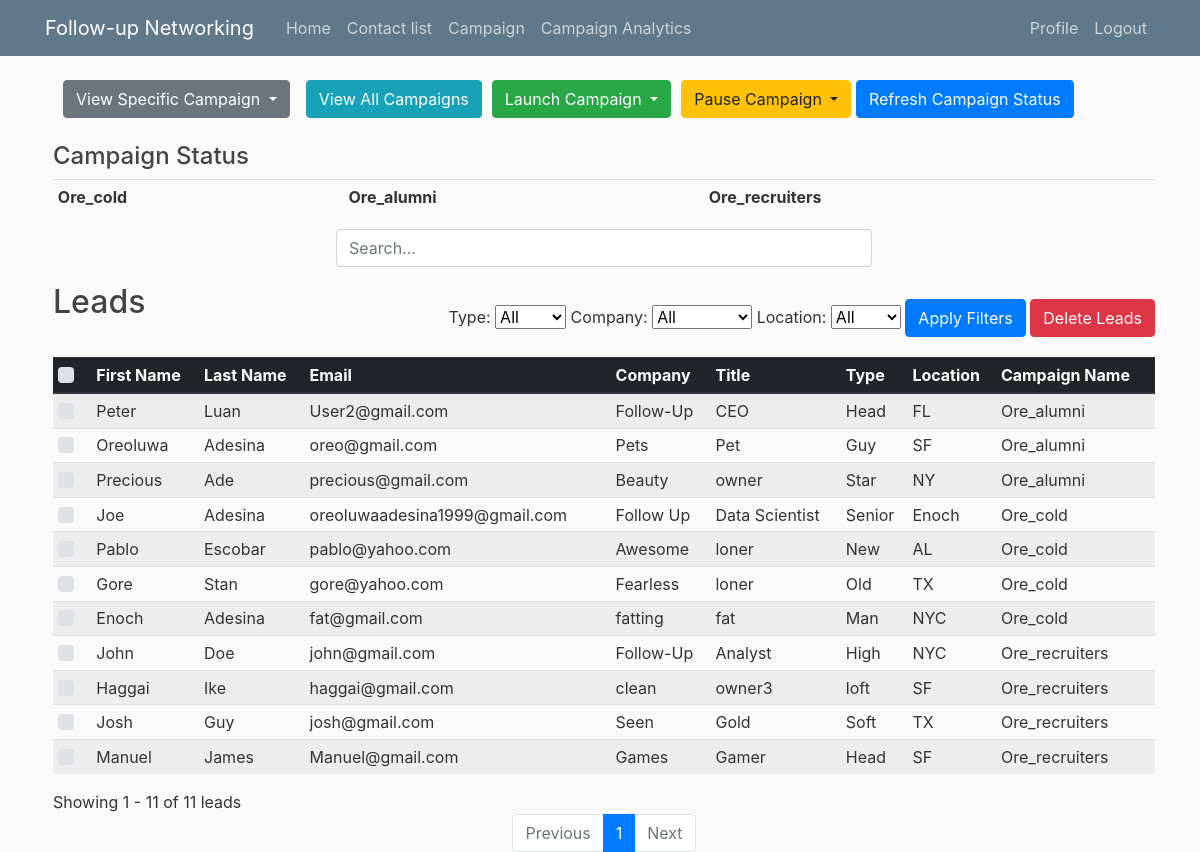
Screenshot of /campaign/ (signed in) with the database file from the repository.
### contacts/models.py (models this page shows, shortened)
class Campaign_Emails(models.Model):
    user = models.ForeignKey(User, on_delete=models.CASCADE, default=1)
    email = models.EmailField()
    first_name = models.CharField(max_length=100, default='', db_index=True)
    last_name = models.CharField(max_length=100, default='', db_index=True)
    company = models.CharField(max_length=100, default='', db_index=True)
    type = models.CharField(max_length=100, default='', db_index=True)
    location = models.CharField(max_length=100, default='None', db_index=True)
    title = models.CharField(max_length=100, default='', db_index=True)
    campaign_name = models.CharField(max_length=255, default='', db_index=True)

### contacts/views.py (the view)
# urls.py: path('campaign/', views.campaign_page, name='campaign_page'),
@login_required
def campaign_page(request):
    user_campaigns = Campaign.objects.filter(user=request.user)
    campaign_emails = Campaign_Emails.objects.filter(campaign_name__in=user_campaigns.values_list('name', flat=True)).order_by('campaign_name')
    distinct_campaigns = user_campaigns.values_list('name', flat=True).distinct()
    distinct_types = Contact.objects.values_list('type', flat=True).distinct()
    distinct_companies = Contact.objects.values_list('company', flat=True).distinct()
    distinct_locations = Contact.objects.values_list('location', flat=True).distinct()
    return render(request, 'campaign.html', {
        'campaign_emails': campaign_emails,
        'distinct_campaigns': distinct_campaigns,
        'distinct_types': distinct_types,
        'distinct_companies': distinct_companies,
        'distinct_locations': distinct_locations
    })

### contacts/templates/campaign.html (shortened to what this page needs)
{% extends 'base.html' %}
{% block content %}
    <form method="post" action="{% url 'delete_selected_leads' %}">
        <div class="ml-2">
            <div class="d-flex align-items-center">
                <div class="dropdown", style="margin-left: 10px;">
                    <button class="btn btn-secondary dropdown-toggle" type="button" id="viewCampaignDropdown" data-toggle="dropdown" aria-haspopup="true" aria-expanded="false">
                        View Specific Campaign
                    </button>
                </div>
                <button class="btn btn-info ml-3" id="viewAllButton">View All Campaigns</button>
                <div class="dropdown" style="margin-left: 10px;">
                    <button class="btn btn-success dropdown-toggle" type="button" id="launchCampaignDropdown" data-toggle="dropdown" aria-haspopup="true" aria-expanded="false">
                        Launch Campaign
                    </button>
                </div>
                <div class="dropdown" style="margin-left: 10px;">
                    <button class="btn btn-warning dropdown-toggle" type="button" id="pauseCampaignDropdown" data-toggle="dropdown" aria-haspopup="true" aria-expanded="false">
                        Pause Campaign
                    </button>
                    <button id="refreshStatusButton" class="btn btn-primary">Refresh Campaign Status</button>
                </div>
            </div>
            <div class="mt-4">
                <h4>Campaign Status</h4>
                <div class="table-responsive">
                    <table class="table table-sm">
                        <tbody>
                            <tr>
                                {% for campaign in distinct_campaigns %}
                                    <td class="smaller-text">
                                        <strong>{{ campaign }}</strong><br>
                                    </td>
                                {% endfor %}
                            </tr>
                        </tbody>
                    </table>
                </div>
            </div>
             <div class="row mb-3">
                <div class="col-md-6 offset-md-3">
                    <input type="text" id="searchInput" class="form-control" placeholder="Search...">
                </div>
            </div>
            <div class="filter-menu float-right mt-3">
                <label for="typeFilter">Type:</label>
                <select id="typeFilter">
                    <option value="">All</option>
                </select>
                <label for="companyFilter">Company:</label>
                <select id="companyFilter">
                    <option value="">All</option>
                </select>
                <label for="locationFilter">Location:</label>
                <select id="locationFilter">
                    <option value="">All</option>
                </select>
                <button id="applyFilterButton" class="btn btn-primary">Apply Filters</button>
                <button class="btn btn-danger" id="deleteLeadsButton" type="submit">Delete Leads</button>
            </div>
            <div id="campaignContent" class="mt-3">
                <h2>Leads</h2>
                <div id="campaignEmailsContainer">
                    <table class="table table-striped table-sm">
                        <thead class="thead-dark">
                            <tr>
                                <th scope="col">
                                    <div class="text-center">
                                        <div class="custom-control custom-checkbox">
                                        </div>
                                    </div>
                                </th>
                                <th scope="col">First Name</th>
                                <th scope="col">Last Name</th>
                                <th scope="col">Email</th>
                                <th scope="col">Company</th>
                                <th scope="col">Title</th>
                                <th scope="col">Type</th>
                                <th scope="col">Location</th>
                                <th scope="col">Campaign Name</th>
                            </tr>
                        </thead>
                        <tbody id="campaignEmailsTableBody">
                            {% for email_entry in campaign_emails %}
                            <tr data-campaign="{{ email_entry.campaign_name }}">
                                <td>
                                    <div class="text-center">
                                        <div class="custom-control custom-checkbox">
                                        </div>
                                    </div>
                                </td>
                                <td>{{ email_entry.first_name }}</td>
                                <td>{{ email_entry.last_name }}</td>
                                <td>{{ email_entry.email }}</td>
                                <td>{{ email_entry.company }}</td>
                                <td>{{ email_entry.title }}</td>
                                <td>{{ email_entry.type }}</td>
                                <td>{{ email_entry.location }}</td>
                                <td>{{ email_entry.campaign_name }}</td>
                            </tr>
                            {% endfor %}
                        </tbody>
                    </table>
                </div>
                <div class="pagination-container">
                </div>
            </div>
        </div>
    </form>
{% endblock %}

### contacts/static/main.css (style rules this page uses)
body { background: #fafafa; color: #333333; margin-top: 5rem; }
h1, h2, h3, h4, h5, h6 { color: #444444; }

### contacts/templates/campaign.html (style rules this page uses)
.filter-menu { margin-bottom: 20px; }

### rows the page displays
Campaign_Emails: first_name "Peter", last_name "Luan", email "User2@gmail.com", company "Follow-Up", title "CEO", type "Head", location "FL", campaign_name "Ore_alumni"
Campaign_Emails: first_name "Oreoluwa", last_name "Adesina", email "oreo@gmail.com", company "Pets", title "Pet", type "Guy", location "SF", campaign_name "Ore_alumni"
Campaign_Emails: first_name "Precious", last_name "Ade", email "precious@gmail.com", company "Beauty", title "owner", type "Star", location "NY", campaign_name "Ore_alumni"
Campaign_Emails: first_name "Joe", last_name "Adesina", email "oreoluwaadesina1999@gmail.com", company "Follow Up", title "Data Scientist", type "Senior", location "Enoch", campaign_name "Ore_cold"
Campaign_Emails: first_name "Pablo", last_name "Escobar", email "pablo@yahoo.com", company "Awesome", title "loner", type "New", location "AL", campaign_name "Ore_cold"
Campaign_Emails: first_name "Gore", last_name "Stan", email "gore@yahoo.com", company "Fearless", title "loner", type "Old", location "TX", campaign_name "Ore_cold"
Campaign_Emails: first_name "Enoch", last_name "Adesina", email "fat@gmail.com", company "fatting", title "fat", type "Man", location "NYC", campaign_name "Ore_cold"
Campaign_Emails: first_name "John", last_name "Doe", email "john@gmail.com", company "Follow-Up", title "Analyst", type "High", location "NYC", campaign_name "Ore_recruiters"
Campaign_Emails: first_name "Haggai", last_name "Ike", email "haggai@gmail.com", company "clean", title "owner3", type "loft", location "SF", campaign_name "Ore_recruiters"
Campaign_Emails: first_name "Josh", last_name "Guy", email "josh@gmail.com", company "Seen", title "Gold", type "Soft", location "TX", campaign_name "Ore_recruiters"
Campaign_Emails: first_name "Manuel", last_name "James", email "Manuel@gmail.com", company "Games", title "Gamer", type "Head", location "SF", campaign_name "Ore_recruiters"

### other values shown
{{ campaign }} "Ore_cold" "Ore_alumni" "Ore_recruiters"
